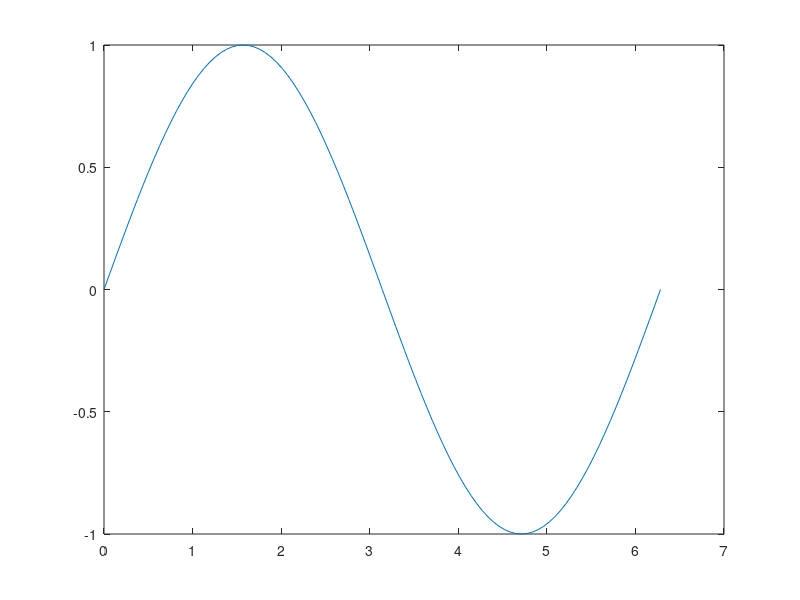

Source code (MATLAB):

% Illustrates how to run a script from command line...

clear
format short
t = [0:pi/50:2*pi];
y = sin(t);
plot(t,y);

